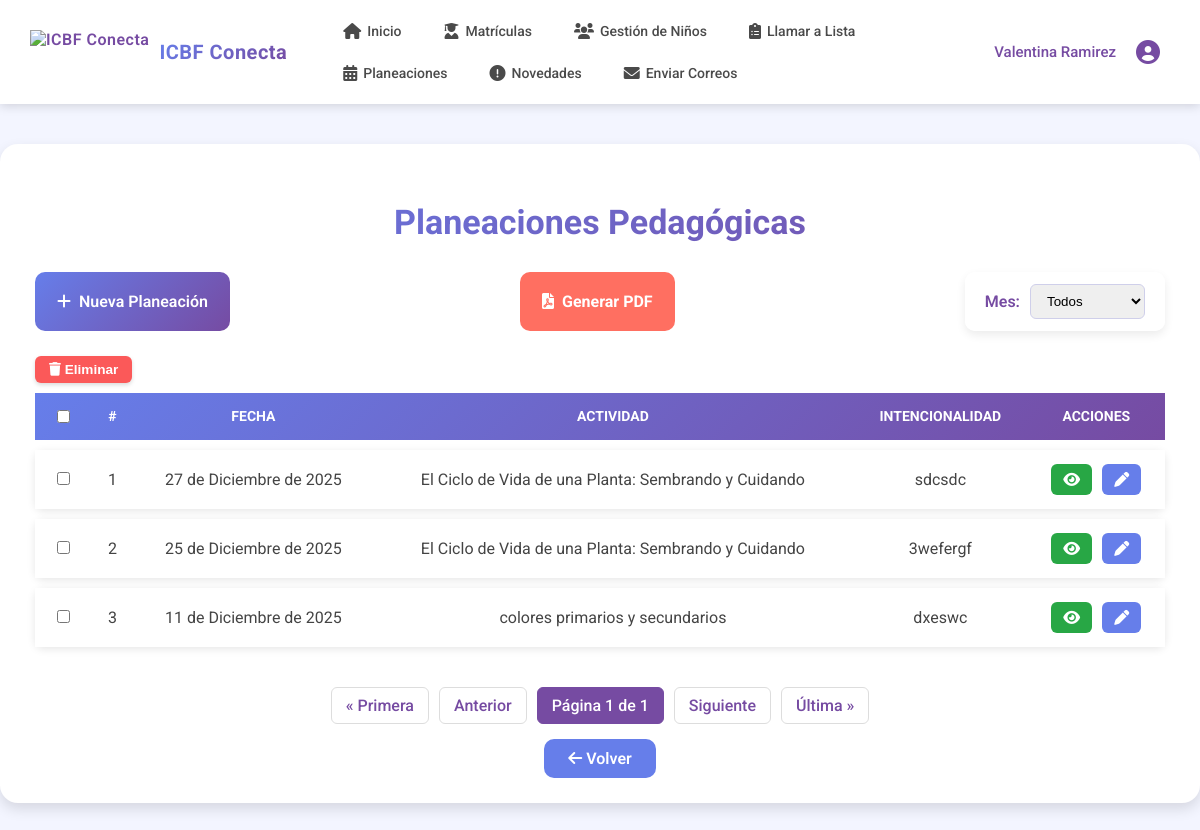
The page /planeaciones/ (signed in) on the database its author committed.
### planeaciones/models.py (models this page shows, shortened)
class Planeacion(models.Model):
    madre = models.ForeignKey(settings.AUTH_USER_MODEL, on_delete=models.CASCADE)
    fecha = models.DateField()
    nombre_experiencia = models.CharField(max_length=200)
    intencionalidad_pedagogica = models.TextField()
    materiales_utilizar = models.TextField()
    ambiente_educativo = models.TextField()
    experiencia_inicio = models.TextField()
    experiencia_pedagogica = models.TextField()
    cierre_experiencia = models.TextField()
    situaciones_presentadas = models.TextField()
    dimensiones = models.ManyToManyField(Dimension, blank=True)

### planeaciones/views.py (the view)
# urls.py: path('', views.lista_planeaciones, name='lista_planeaciones'),
@login_required
def lista_planeaciones(request):
    madre = request.user
    mes = request.GET.get('mes')  # filtro por mes
    if mes:
        planeaciones = Planeacion.objects.filter(madre=madre, fecha__month=mes).order_by('-fecha')
    else:
        planeaciones = Planeacion.objects.filter(madre=madre).order_by('-fecha')
    paginator = Paginator(planeaciones, 4)  # 4 planeaciones por página
    page_number = request.GET.get('page')
    planeaciones = paginator.get_page(page_number)
    meses = [
        ('01', 'Enero'), ('02', 'Febrero'), ('03', 'Marzo'), ('04', 'Abril'),
        ('05', 'Mayo'), ('06', 'Junio'), ('07', 'Julio'), ('08', 'Agosto'),
        ('09', 'Septiembre'), ('10', 'Octubre'), ('11', 'Noviembre'), ('12', 'Diciembre')
    ]
    context = {
        'planeaciones': planeaciones,
        'mes_seleccionado': mes or '',
        'meses': meses,
    }
    return render(request, 'planeaciones/lista_planeaciones.html', context)

### icbfconecta/context_processors.py (called while the page is built)
def user_context(request):
    context = {}
    if request.user.is_authenticated:
        nombre_completo = f"{request.user.nombres} {request.user.apellidos}".strip()
        context['nombre_madre'] = nombre_completo
        if hasattr(request.user, 'madre_profile') and request.user.madre_profile.foto_madre:
            context['foto_perfil_url'] = request.user.madre_profile.foto_madre.url
    return context

### templates/planeaciones/lista_planeaciones.html (shortened to what this page needs)
{% load static %}
<!DOCTYPE html>
<html lang="es">
<head>
<link href="https://cdnjs.cloudflare.com/ajax/libs/font-awesome/6.0.0/css/all.min.css" rel="stylesheet">
</head>
<body>
{% include 'madre/navbar_madre.html' %}
<div class="contenedor-tabla">
    <h1>Planeaciones Pedagógicas</h1>
    <form method="get" class="acciones-superiores" style="width:100%; flex-wrap:wrap; gap:20px;">
    <a href="{% url 'planeaciones:registrar_planeacion' %}" class="btn-nuevo">
        <i class="fas fa-plus"></i> Nueva Planeación
    </a>
    <a href="{% url 'planeaciones:reporte_menu' %}" class="btn-pdf">
        <i class="fas fa-file-pdf"></i> Generar PDF
    </a>
    <div class="filtro-mes">
        <label>Mes:</label>
        <select name="mes" onchange="this.form.submit()">
            <option value="">Todos</option>
        </select>
    </div>
</form>
<button type="button" id="btn-eliminar-seleccionados" class="btn-eliminar-seleccionados">
    <i class="fas fa-trash"></i> Eliminar
</button>
<form id="form-eliminar-seleccionados" method="post" action="{% url 'planeaciones:eliminar_masivo' %}">
   <table>
    <thead>
        <tr>
            <th><input type="checkbox" id="select-all"></th>
            <th>#</th>
            <th>Fecha</th>
            <th>Actividad</th>
            <th>Intencionalidad</th>
            <th>Acciones</th>
        </tr>
    </thead>
    <tbody>
        {% if planeaciones %}
            {% for p in planeaciones %}
            <tr>
                <td>
                    <input type="checkbox" name="planeaciones_ids" value="{{ p.id }}" class="fila-check">
                </td>
                <td>{{ forloop.counter }}</td>
                <td>{{ p.fecha }}</td>
                <td>{{ p.nombre_experiencia }}</td>
                <td>{{ p.intencionalidad_pedagogica }}</td>
                <td class="acciones">
                    <a href="{% url 'planeaciones:detalle_planeacion' p.id %}" class="btn-accion btn-verde">
                        <i class="fas fa-eye"></i>
                    </a>
                    <a href="{% url 'planeaciones:editar_planeacion' p.id %}" class="btn-accion btn-azul">
                        <i class="fas fa-pen"></i>
                    </a>
                </td>
            </tr>
            {% endfor %}
        {% else %}
            <tr>
                <td colspan="6">No tienes planeaciones registradas.</td>
            </tr>
        {% endif %}
    </tbody>
</table>
</form>
    <div class="pagination">
        {% if planeaciones.has_previous %}
            <a href="?page=1{% if mes_seleccionado %}&mes={{ mes_seleccionado }}{% endif %}">&laquo; Primera</a>
            <a href="?page={{ planeaciones.previous_page_number }}{% if mes_seleccionado %}&mes={{ mes_seleccionado }}{% endif %}">Anterior</a>
        {% else %}
            <span class="disabled">&laquo; Primera</span>
            <span class="disabled">Anterior</span>
        {% endif %}
        <span class="current">Página {{ planeaciones.number }} de {{ planeaciones.paginator.num_pages }}</span>
        {% if planeaciones.has_next %}
            <a href="?page={{ planeaciones.next_page_number }}{% if mes_seleccionado %}&mes={{ mes_seleccionado }}{% endif %}">Siguiente</a>
            <a href="?page={{ planeaciones.paginator.num_pages }}{% if mes_seleccionado %}&mes={{ mes_seleccionado }}{% endif %}">Última &raquo;</a>
        {% else %}
            <span class="disabled">Siguiente</span>
            <span class="disabled">Última &raquo;</span>
        {% endif %}
    </div>
    <div class="contenedor-volver">
        <a href="{% url 'madre_dashboard' %}" class="btn-volver">
            <i class="fas fa-arrow-left"></i> Volver
        </a>
    </div>
</div>
</body>
</html>

### static/css/navbar_madre.css (style rules this page uses)
:root { --primary-gradient-start: #667eea; --primary-gradient-end: #764ba2; --primary-color: #667eea; --secondary-color: #764ba2; --white: #ffffff; --light-gray: #f5f7fa; --dark-text: #333333; --shadow: 0 2px 10px rgba(0, 0, 0, 0.15); }

### templates/planeaciones/lista_planeaciones.html (style rules this page uses)
:root { --primary-gradient-start: #667eea; --primary-gradient-end: #764ba2; --primary: #667eea; --secondary: #764ba2; --light-bg: #f3f5ff; --white: #ffffff; --dark: #333; }
body { margin: 0; font-family: "Roboto", sans-serif; background: var(--light-bg); }
.contenedor-tabla { max-width: 1150px; margin: 40px auto; background: var(--white); padding: 35px; border-radius: 18px; box-shadow: 0 6px 14px rgba(0,0,0,0.12); }
h1 { text-align: center; font-size: 34px; font-weight: 700; margin-bottom: 30px; background: linear-gradient(135deg, var(--primary-gradient-start), var(--primary-gradient-end)); -webkit-background-clip: text; color: transparent; }
.acciones-superiores { display: flex; justify-content: space-between; flex-wrap: wrap; gap: 18px; margin-bottom: 25px; }
.btn-nuevo { background: linear-gradient(135deg, var(--primary), var(--secondary)); padding: 10px 22px; font-size: 16px; color: white; border-radius: 10px; text-decoration: none; display: flex; align-items: center; gap: 8px; font-weight: 600; transition: 0.3s ease; }
.btn-pdf { background: #ff6f61; padding: 10px 22px; color: white; border-radius: 10px; text-decoration: none; display: flex; align-items: center; gap: 8px; font-weight: bold; transition: 0.3s ease; }
.filtro-mes { background: rgba(255,255,255,0.8); padding: 12px 20px; border-radius: 10px; display: flex; gap: 10px; align-items: center; box-shadow: 0 4px 10px rgba(0,0,0,0.08); backdrop-filter: blur(3px); }
.filtro-mes label { color: var(--secondary); font-weight: 600; }
.filtro-mes select { padding: 8px 12px; border-radius: 6px; border: 1px solid #cfcfea; outline: none; }
table { width: 100%; border-spacing: 0 10px; font-size: 16px; }
thead { background: linear-gradient(135deg, var(--primary-gradient-start), var(--primary-gradient-end)); color: white; }
thead th { padding: 14px; text-transform: uppercase; font-size: 14px; text-align: center; }
tbody tr { background: white; box-shadow: 0 2px 8px rgba(0,0,0,0.1); border-radius: 8px; }
tbody td { padding: 14px; color: #444; text-align: center; vertical-align: middle; }
.acciones { display: flex; gap: 10px; justify-content: center; }
.btn-accion { padding: 8px 12px; border-radius: 6px; color: white; text-decoration: none; font-size: 15px; display: flex; align-items: center; transition: 0.3s; }
.btn-verde { background: #28a745; }
.btn-azul { background: var(--primary); }
.pagination { margin-top: 30px; display: flex; gap: 10px; justify-content: center; }
.pagination a, .pagination span { padding: 8px 14px; background: white; border-radius: 6px; border: 1px solid #ddd; color: var(--secondary); text-decoration: none; font-weight: 500; }
.pagination .current { background: var(--secondary); color: white; border-color: var(--secondary); }
.contenedor-volver { text-align: center; margin-top: 25px; }
.btn-volver { background: var(--primary); color: white; padding: 10px 24px; border-radius: 10px; text-decoration: none; font-weight: 600; transition: 0.3s ease; }
.btn-eliminar-seleccionados { background: #fb5959; color: white; padding: 6px 14px; border-radius: 6px; font-size: 0.85rem; font-weight: 600; border: none; cursor: pointer; display: inline-block; box-shadow: 0 2px 4px rgba(0,0,0,0.15); transition: all 0.25s ease; }

### rows shown on the page
Planeacion: fecha "27 de Diciembre de 2025", nombre_experiencia "El Ciclo de Vida de una Planta: Sembrando y Cuidando", intencionalidad_pedagogica "sdcsdc"
Planeacion: fecha "25 de Diciembre de 2025", nombre_experiencia "El Ciclo de Vida de una Planta: Sembrando y Cuidando", intencionalidad_pedagogica "3wefergf"
Planeacion: fecha "11 de Diciembre de 2025", nombre_experiencia "colores primarios y secundarios", intencionalidad_pedagogica "dxeswc"

### other values the page prints
{{ nombre_madre }} "Valentina Ramirez"
{{ planeaciones.number }} "1"
{{ planeaciones.paginator.num_pages }} "1"
